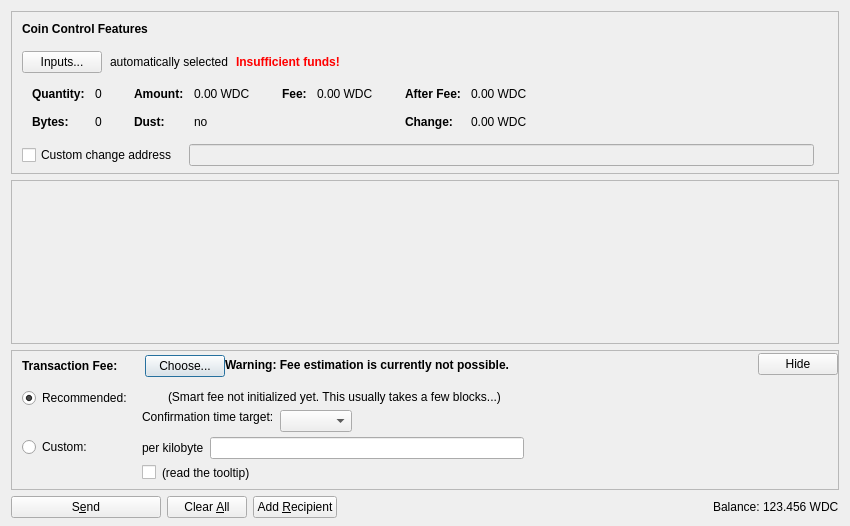
<?xml version="1.0" encoding="UTF-8"?>
<ui version="4.0">
 <class>SendCoinsDialog</class>
 <widget class="QDialog" name="SendCoinsDialog">
  <property name="geometry">
   <rect>
    <x>0</x>
    <y>0</y>
    <width>850</width>
    <height>526</height>
   </rect>
  </property>
  <property name="windowTitle">
   <string>Send Coins</string>
  </property>
  <layout class="QVBoxLayout" name="verticalLayout" stretch="0,1,0,0">
   <property name="bottomMargin">
    <number>8</number>
   </property>
   <item>
    <widget class="QFrame" name="frameCoinControl">
     <property name="sizePolicy">
      <sizepolicy hsizetype="Expanding" vsizetype="Expanding">
       <horstretch>0</horstretch>
       <verstretch>0</verstretch>
      </sizepolicy>
     </property>
     <property name="maximumSize">
      <size>
       <width>16777215</width>
       <height>16777215</height>
      </size>
     </property>
     <property name="frameShape">
      <enum>QFrame::StyledPanel</enum>
     </property>
     <property name="frameShadow">
      <enum>QFrame::Sunken</enum>
     </property>
     <layout class="QVBoxLayout" name="verticalLayoutCoinControl2">
      <property name="spacing">
       <number>0</number>
      </property>
      <property name="leftMargin">
       <number>0</number>
      </property>
      <property name="topMargin">
       <number>0</number>
      </property>
      <property name="rightMargin">
       <number>0</number>
      </property>
      <property name="bottomMargin">
       <number>6</number>
      </property>
      <item>
       <layout class="QVBoxLayout" name="verticalLayoutCoinControl" stretch="0,0,0,0,1">
        <property name="spacing">
         <number>0</number>
        </property>
        <property name="leftMargin">
         <number>10</number>
        </property>
        <property name="topMargin">
         <number>10</number>
        </property>
        <item>
         <layout class="QHBoxLayout" name="horizontalLayoutCoinControl1">
          <property name="bottomMargin">
           <number>15</number>
          </property>
          <item>
           <widget class="QLabel" name="labelCoinControlFeatures">
            <property name="sizePolicy">
             <sizepolicy hsizetype="Preferred" vsizetype="Maximum">
              <horstretch>0</horstretch>
              <verstretch>0</verstretch>
             </sizepolicy>
            </property>
            <property name="font">
             <font>
              <weight>75</weight>
              <bold>true</bold>
             </font>
            </property>
            <property name="styleSheet">
             <string notr="true">font-weight:bold;</string>
            </property>
            <property name="text">
             <string>Coin Control Features</string>
            </property>
           </widget>
          </item>
         </layout>
        </item>
        <item>
         <layout class="QHBoxLayout" name="horizontalLayoutCoinControl2" stretch="0,0,0,0">
          <property name="spacing">
           <number>8</number>
          </property>
          <property name="bottomMargin">
           <number>10</number>
          </property>
          <item>
           <widget class="QPushButton" name="pushButtonCoinControl">
            <property name="styleSheet">
             <string notr="true"/>
            </property>
            <property name="text">
             <string>Inputs...</string>
            </property>
            <property name="autoDefault">
             <bool>false</bool>
            </property>
           </widget>
          </item>
          <item>
           <widget class="QLabel" name="labelCoinControlAutomaticallySelected">
            <property name="text">
             <string>automatically selected</string>
            </property>
            <property name="margin">
             <number>5</number>
            </property>
           </widget>
          </item>
          <item>
           <widget class="QLabel" name="labelCoinControlInsuffFunds">
            <property name="font">
             <font>
              <weight>75</weight>
              <bold>true</bold>
             </font>
            </property>
            <property name="styleSheet">
             <string notr="true">color:red;font-weight:bold;</string>
            </property>
            <property name="text">
             <string>Insufficient funds!</string>
            </property>
            <property name="margin">
             <number>5</number>
            </property>
           </widget>
          </item>
          <item>
           <spacer name="horizontalSpacerCoinControl">
            <property name="orientation">
             <enum>Qt::Horizontal</enum>
            </property>
            <property name="sizeHint" stdset="0">
             <size>
              <width>40</width>
              <height>1</height>
             </size>
            </property>
           </spacer>
          </item>
         </layout>
        </item>
        <item>
         <widget class="QWidget" name="widgetCoinControl" native="true">
          <property name="sizePolicy">
           <sizepolicy hsizetype="Preferred" vsizetype="Preferred">
            <horstretch>0</horstretch>
            <verstretch>0</verstretch>
           </sizepolicy>
          </property>
          <property name="minimumSize">
           <size>
            <width>0</width>
            <height>0</height>
           </size>
          </property>
          <property name="styleSheet">
           <string notr="true"/>
          </property>
          <layout class="QHBoxLayout" name="horizontalLayoutCoinControl5">
           <property name="leftMargin">
            <number>0</number>
           </property>
           <property name="topMargin">
            <number>0</number>
           </property>
           <property name="rightMargin">
            <number>0</number>
           </property>
           <property name="bottomMargin">
            <number>0</number>
           </property>
           <item>
            <layout class="QHBoxLayout" name="horizontalLayoutCoinControl3" stretch="0,0,0,1">
             <property name="spacing">
              <number>20</number>
             </property>
             <property name="topMargin">
              <number>0</number>
             </property>
             <property name="bottomMargin">
              <number>10</number>
             </property>
             <item>
              <layout class="QFormLayout" name="formLayoutCoinControl1">
               <property name="horizontalSpacing">
                <number>10</number>
               </property>
               <property name="verticalSpacing">
                <number>14</number>
               </property>
               <property name="leftMargin">
                <number>10</number>
               </property>
               <property name="topMargin">
                <number>4</number>
               </property>
               <property name="rightMargin">
                <number>6</number>
               </property>
               <item row="0" column="0">
                <widget class="QLabel" name="labelCoinControlQuantityText">
                 <property name="font">
                  <font>
                   <weight>75</weight>
                   <bold>true</bold>
                  </font>
                 </property>
                 <property name="text">
                  <string>Quantity:</string>
                 </property>
                 <property name="margin">
                  <number>0</number>
                 </property>
                </widget>
               </item>
               <item row="0" column="1">
                <widget class="QLabel" name="labelCoinControlQuantity">
                 <property name="cursor">
                  <cursorShape>IBeamCursor</cursorShape>
                 </property>
                 <property name="contextMenuPolicy">
                  <enum>Qt::ActionsContextMenu</enum>
                 </property>
                 <property name="text">
                  <string notr="true">0</string>
                 </property>
                 <property name="margin">
                  <number>0</number>
                 </property>
                 <property name="textInteractionFlags">
                  <set>Qt::LinksAccessibleByMouse|Qt::TextSelectableByKeyboard|Qt::TextSelectableByMouse</set>
                 </property>
                </widget>
               </item>
               <item row="1" column="0">
                <widget class="QLabel" name="labelCoinControlBytesText">
                 <property name="font">
                  <font>
                   <weight>75</weight>
                   <bold>true</bold>
                  </font>
                 </property>
                 <property name="text">
                  <string>Bytes:</string>
                 </property>
                </widget>
               </item>
               <item row="1" column="1">
                <widget class="QLabel" name="labelCoinControlBytes">
                 <property name="cursor">
                  <cursorShape>IBeamCursor</cursorShape>
                 </property>
                 <property name="contextMenuPolicy">
                  <enum>Qt::ActionsContextMenu</enum>
                 </property>
                 <property name="text">
                  <string notr="true">0</string>
                 </property>
                 <property name="textInteractionFlags">
                  <set>Qt::LinksAccessibleByMouse|Qt::TextSelectableByKeyboard|Qt::TextSelectableByMouse</set>
                 </property>
                </widget>
               </item>
              </layout>
             </item>
             <item>
              <layout class="QFormLayout" name="formLayoutCoinControl2">
               <property name="horizontalSpacing">
                <number>10</number>
               </property>
               <property name="verticalSpacing">
                <number>14</number>
               </property>
               <property name="leftMargin">
                <number>6</number>
               </property>
               <property name="topMargin">
                <number>4</number>
               </property>
               <property name="rightMargin">
                <number>6</number>
               </property>
               <item row="0" column="0">
                <widget class="QLabel" name="labelCoinControlAmountText">
                 <property name="font">
                  <font>
                   <weight>75</weight>
                   <bold>true</bold>
                  </font>
                 </property>
                 <property name="text">
                  <string>Amount:</string>
                 </property>
                 <property name="margin">
                  <number>0</number>
                 </property>
                </widget>
               </item>
               <item row="0" column="1">
                <widget class="QLabel" name="labelCoinControlAmount">
                 <property name="cursor">
                  <cursorShape>IBeamCursor</cursorShape>
                 </property>
                 <property name="contextMenuPolicy">
                  <enum>Qt::ActionsContextMenu</enum>
                 </property>
                 <property name="text">
                  <string notr="true">0.00 WDC</string>
                 </property>
                 <property name="textInteractionFlags">
                  <set>Qt::LinksAccessibleByMouse|Qt::TextSelectableByKeyboard|Qt::TextSelectableByMouse</set>
                 </property>
                </widget>
               </item>
               <item row="1" column="0">
                <widget class="QLabel" name="labelCoinControlLowOutputText">
                 <property name="font">
                  <font>
                   <weight>75</weight>
                   <bold>true</bold>
                  </font>
                 </property>
                 <property name="text">
                  <string>Dust:</string>
                 </property>
                </widget>
               </item>
               <item row="1" column="1">
                <widget class="QLabel" name="labelCoinControlLowOutput">
                 <property name="cursor">
                  <cursorShape>IBeamCursor</cursorShape>
                 </property>
                 <property name="contextMenuPolicy">
                  <enum>Qt::ActionsContextMenu</enum>
                 </property>
                 <property name="text">
                  <string notr="true">no</string>
                 </property>
                 <property name="textInteractionFlags">
                  <set>Qt::LinksAccessibleByMouse|Qt::TextSelectableByKeyboard|Qt::TextSelectableByMouse</set>
                 </property>
                </widget>
               </item>
              </layout>
             </item>
             <item>
              <layout class="QFormLayout" name="formLayoutCoinControl3">
               <property name="horizontalSpacing">
                <number>10</number>
               </property>
               <property name="verticalSpacing">
                <number>14</number>
               </property>
               <property name="leftMargin">
                <number>6</number>
               </property>
               <property name="topMargin">
                <number>4</number>
               </property>
               <property name="rightMargin">
                <number>6</number>
               </property>
               <item row="0" column="0">
                <widget class="QLabel" name="labelCoinControlFeeText">
                 <property name="font">
                  <font>
                   <weight>75</weight>
                   <bold>true</bold>
                  </font>
                 </property>
                 <property name="text">
                  <string>Fee:</string>
                 </property>
                 <property name="margin">
                  <number>0</number>
                 </property>
                </widget>
               </item>
               <item row="0" column="1">
                <widget class="QLabel" name="labelCoinControlFee">
                 <property name="cursor">
                  <cursorShape>IBeamCursor</cursorShape>
                 </property>
                 <property name="contextMenuPolicy">
                  <enum>Qt::ActionsContextMenu</enum>
                 </property>
                 <property name="text">
                  <string notr="true">0.00 WDC</string>
                 </property>
                 <property name="textInteractionFlags">
                  <set>Qt::LinksAccessibleByMouse|Qt::TextSelectableByKeyboard|Qt::TextSelectableByMouse</set>
                 </property>
                </widget>
               </item>
              </layout>
             </item>
             <item>
              <layout class="QFormLayout" name="formLayoutCoinControl4">
               <property name="horizontalSpacing">
                <number>10</number>
               </property>
               <property name="verticalSpacing">
                <number>14</number>
               </property>
               <property name="leftMargin">
                <number>6</number>
               </property>
               <property name="topMargin">
                <number>4</number>
               </property>
               <property name="rightMargin">
                <number>6</number>
               </property>
               <item row="0" column="0">
                <widget class="QLabel" name="labelCoinControlAfterFeeText">
                 <property name="font">
                  <font>
                   <weight>75</weight>
                   <bold>true</bold>
                  </font>
                 </property>
                 <property name="text">
                  <string>After Fee:</string>
                 </property>
                 <property name="margin">
                  <number>0</number>
                 </property>
                </widget>
               </item>
               <item row="0" column="1">
                <widget class="QLabel" name="labelCoinControlAfterFee">
                 <property name="cursor">
                  <cursorShape>IBeamCursor</cursorShape>
                 </property>
                 <property name="contextMenuPolicy">
                  <enum>Qt::ActionsContextMenu</enum>
                 </property>
                 <property name="text">
                  <string notr="true">0.00 WDC</string>
                 </property>
                 <property name="textInteractionFlags">
                  <set>Qt::LinksAccessibleByMouse|Qt::TextSelectableByKeyboard|Qt::TextSelectableByMouse</set>
                 </property>
                </widget>
               </item>
               <item row="1" column="0">
                <widget class="QLabel" name="labelCoinControlChangeText">
                 <property name="font">
                  <font>
                   <weight>75</weight>
                   <bold>true</bold>
                  </font>
                 </property>
                 <property name="text">
                  <string>Change:</string>
                 </property>
                </widget>
               </item>
               <item row="1" column="1">
                <widget class="QLabel" name="labelCoinControlChange">
                 <property name="cursor">
                  <cursorShape>IBeamCursor</cursorShape>
                 </property>
                 <property name="contextMenuPolicy">
                  <enum>Qt::ActionsContextMenu</enum>
                 </property>
                 <property name="text">
                  <string notr="true">0.00 WDC</string>
                 </property>
                 <property name="textInteractionFlags">
                  <set>Qt::LinksAccessibleByMouse|Qt::TextSelectableByKeyboard|Qt::TextSelectableByMouse</set>
                 </property>
                </widget>
               </item>
              </layout>
             </item>
            </layout>
           </item>
          </layout>
         </widget>
        </item>
        <item>
         <layout class="QHBoxLayout" name="horizontalLayoutCoinControl4" stretch="0,0,0">
          <property name="spacing">
           <number>12</number>
          </property>
          <property name="sizeConstraint">
           <enum>QLayout::SetDefaultConstraint</enum>
          </property>
          <property name="topMargin">
           <number>5</number>
          </property>
          <property name="rightMargin">
           <number>5</number>
          </property>
          <item>
           <widget class="QCheckBox" name="checkBoxCoinControlChange">
            <property name="toolTip">
             <string>If this is activated, but the change address is empty or invalid, change will be sent to a newly generated address.</string>
            </property>
            <property name="text">
             <string>Custom change address</string>
            </property>
           </widget>
          </item>
          <item>
           <widget class="QValidatedLineEdit" name="lineEditCoinControlChange">
            <property name="enabled">
             <bool>false</bool>
            </property>
            <property name="sizePolicy">
             <sizepolicy hsizetype="Expanding" vsizetype="Fixed">
              <horstretch>0</horstretch>
              <verstretch>0</verstretch>
             </sizepolicy>
            </property>
           </widget>
          </item>
          <item>
           <widget class="QLabel" name="labelCoinControlChangeLabel">
            <property name="sizePolicy">
             <sizepolicy hsizetype="Preferred" vsizetype="Expanding">
              <horstretch>0</horstretch>
              <verstretch>0</verstretch>
             </sizepolicy>
            </property>
            <property name="minimumSize">
             <size>
              <width>0</width>
              <height>0</height>
             </size>
            </property>
            <property name="text">
             <string/>
            </property>
            <property name="margin">
             <number>3</number>
            </property>
           </widget>
          </item>
         </layout>
        </item>
        <item>
         <spacer name="verticalSpacerCoinControl">
          <property name="orientation">
           <enum>Qt::Vertical</enum>
          </property>
          <property name="sizeHint" stdset="0">
           <size>
            <width>800</width>
            <height>1</height>
           </size>
          </property>
         </spacer>
        </item>
       </layout>
      </item>
     </layout>
    </widget>
   </item>
   <item>
    <widget class="QScrollArea" name="scrollArea">
     <property name="widgetResizable">
      <bool>true</bool>
     </property>
     <widget class="QWidget" name="scrollAreaWidgetContents">
      <property name="geometry">
       <rect>
        <x>0</x>
        <y>0</y>
        <width>830</width>
        <height>104</height>
       </rect>
      </property>
      <layout class="QVBoxLayout" name="verticalLayout_2" stretch="0,1">
       <property name="leftMargin">
        <number>0</number>
       </property>
       <property name="topMargin">
        <number>0</number>
       </property>
       <property name="rightMargin">
        <number>0</number>
       </property>
       <property name="bottomMargin">
        <number>0</number>
       </property>
       <item>
        <layout class="QVBoxLayout" name="entries">
         <property name="spacing">
          <number>6</number>
         </property>
        </layout>
       </item>
       <item>
        <spacer name="verticalSpacer">
         <property name="orientation">
          <enum>Qt::Vertical</enum>
         </property>
         <property name="sizeHint" stdset="0">
          <size>
           <width>20</width>
           <height>40</height>
          </size>
         </property>
        </spacer>
       </item>
      </layout>
     </widget>
    </widget>
   </item>
   <item>
    <widget class="QFrame" name="frameFee">
     <property name="sizePolicy">
      <sizepolicy hsizetype="Expanding" vsizetype="Expanding">
       <horstretch>0</horstretch>
       <verstretch>0</verstretch>
      </sizepolicy>
     </property>
     <property name="maximumSize">
      <size>
       <width>16777215</width>
       <height>16777215</height>
      </size>
     </property>
     <property name="frameShape">
      <enum>QFrame::StyledPanel</enum>
     </property>
     <property name="frameShadow">
      <enum>QFrame::Sunken</enum>
     </property>
     <layout class="QVBoxLayout" name="verticalLayoutFee1">
      <property name="spacing">
       <number>0</number>
      </property>
      <property name="leftMargin">
       <number>0</number>
      </property>
      <property name="topMargin">
       <number>0</number>
      </property>
      <property name="rightMargin">
       <number>0</number>
      </property>
      <property name="bottomMargin">
       <number>0</number>
      </property>
      <item>
       <layout class="QVBoxLayout" name="verticalLayoutFee2" stretch="0,0,0">
        <property name="spacing">
         <number>0</number>
        </property>
        <property name="leftMargin">
         <number>10</number>
        </property>
        <property name="topMargin">
         <number>0</number>
        </property>
        <item>
         <layout class="QHBoxLayout" name="horizontalLayoutFee1">
          <property name="bottomMargin">
           <number>0</number>
          </property>
          <item>
           <layout class="QVBoxLayout" name="verticalLayoutFee7">
            <property name="spacing">
             <number>0</number>
            </property>
            <item>
             <spacer name="verticalSpacerSmartFee">
              <property name="orientation">
               <enum>Qt::Vertical</enum>
              </property>
              <property name="sizeType">
               <enum>QSizePolicy::Fixed</enum>
              </property>
              <property name="sizeHint" stdset="0">
               <size>
                <width>1</width>
                <height>4</height>
               </size>
              </property>
             </spacer>
            </item>
            <item>
             <layout class="QHBoxLayout" name="horizontalLayoutSmartFee">
              <property name="spacing">
               <number>10</number>
              </property>
              <item>
               <widget class="QLabel" name="labelFeeHeadline">
                <property name="sizePolicy">
                 <sizepolicy hsizetype="Preferred" vsizetype="Maximum">
                  <horstretch>0</horstretch>
                  <verstretch>0</verstretch>
                 </sizepolicy>
                </property>
                <property name="font">
                 <font>
                  <weight>75</weight>
                  <bold>true</bold>
                 </font>
                </property>
                <property name="styleSheet">
                 <string notr="true">font-weight:bold;</string>
                </property>
                <property name="text">
                 <string>Transaction Fee:</string>
                </property>
               </widget>
              </item>
              <item>
               <widget class="QLabel" name="labelFeeMinimized">
                <property name="text">
                 <string/>
                </property>
               </widget>
              </item>
              <item>
               <widget class="QPushButton" name="buttonChooseFee">
                <property name="text">
                 <string>Choose...</string>
                </property>
               </widget>
              </item>
             </layout>
            </item>
            <item>
             <spacer name="verticalSpacer_5">
              <property name="orientation">
               <enum>Qt::Vertical</enum>
              </property>
              <property name="sizeHint" stdset="0">
               <size>
                <width>1</width>
                <height>1</height>
               </size>
              </property>
             </spacer>
            </item>
           </layout>
          </item>
          <item>
           <widget class="QLabel" name="fallbackFeeWarningLabel">
            <property name="toolTip">
             <string>Using the fallbackfee can result in sending a transaction that will take several hours or days (or never) to confirm. Consider choosing your fee manually or wait until you have validated the complete chain.</string>
            </property>
            <property name="font">
            <font>
                <weight>75</weight>
                <bold>true</bold>
            </font>
            </property>
            <property name="text">
             <string>Warning: Fee estimation is currently not possible.</string>
            </property>
            <property name="wordWrap">
             <bool>false</bool>
            </property>
           </widget>
          </item>
          <item>
           <spacer name="horizontalSpacer_4">
            <property name="orientation">
             <enum>Qt::Horizontal</enum>
            </property>
            <property name="sizeType">
             <enum>QSizePolicy::MinimumExpanding</enum>
            </property>
            <property name="sizeHint" stdset="0">
             <size>
              <width>40</width>
              <height>20</height>
             </size>
            </property>
           </spacer>
          </item>
          <item>
           <widget class="QPushButton" name="buttonMinimizeFee">
            <property name="toolTip">
             <string>collapse fee-settings</string>
            </property>
            <property name="text">
             <string>Hide</string>
            </property>
           </widget>
          </item>
         </layout>
        </item>
        <item>
         <widget class="QFrame" name="frameFeeSelection">
          <layout class="QVBoxLayout" name="verticalLayoutFee12">
           <property name="spacing">
            <number>0</number>
           </property>
           <property name="leftMargin">
            <number>0</number>
           </property>
           <property name="topMargin">
            <number>0</number>
           </property>
           <property name="rightMargin">
            <number>0</number>
           </property>
           <property name="bottomMargin">
            <number>0</number>
           </property>
           <item>
            <layout class="QGridLayout" name="gridLayoutFee">
             <property name="topMargin">
              <number>10</number>
             </property>
             <property name="bottomMargin">
              <number>4</number>
             </property>
             <property name="horizontalSpacing">
              <number>10</number>
             </property>
             <property name="verticalSpacing">
              <number>4</number>
             </property>
             <item row="1" column="1">
              <layout class="QVBoxLayout" name="verticalLayoutFee8">
               <property name="spacing">
                <number>6</number>
               </property>
               <item>
                <layout class="QHBoxLayout" name="horizontalLayoutFee13">
                 <item>
                  <widget class="QLabel" name="labelCustomPerKilobyte">
                   <property name="toolTip">
                    <string>Specify a custom fee per kB (1,000 bytes) of the transaction's virtual size.

Note:  Since the fee is calculated on a per-byte basis, a fee of "100 satoshis per kB" for a transaction size of 500 bytes (half of 1 kB) would ultimately yield a fee of only 50 satoshis.</string>
                   </property>
                   <property name="text">
                    <string>per kilobyte</string>
                   </property>
                  </widget>
                 </item>
                 <item>
                  <widget class="WorldcoinAmountField" name="customFee"/>
                 </item>
                 <item>
                  <spacer name="horizontalSpacer_6">
                   <property name="orientation">
                    <enum>Qt::Horizontal</enum>
                   </property>
                   <property name="sizeHint" stdset="0">
                    <size>
                     <width>1</width>
                     <height>1</height>
                    </size>
                   </property>
                  </spacer>
                 </item>
                </layout>
               </item>
               <item>
                <layout class="QHBoxLayout" name="horizontalLayoutFee8">
                 <item>
                  <widget class="QCheckBox" name="checkBoxMinimumFee">
                   <property name="toolTip">
                    <string>Paying only the minimum fee is just fine as long as there is less transaction volume than space in the blocks. But be aware that this can end up in a never confirming transaction once there is more demand for worldcoin transactions than the network can process.</string>
                   </property>
                   <property name="text">
                    <string/>
                   </property>
                  </widget>
                 </item>
                 <item>
                  <widget class="QLabel" name="labelMinFeeWarning">
                   <property name="enabled">
                    <bool>true</bool>
                   </property>
                   <property name="toolTip">
                    <string>Paying only the minimum fee is just fine as long as there is less transaction volume than space in the blocks. But be aware that this can end up in a never confirming transaction once there is more demand for worldcoin transactions than the network can process.</string>
                   </property>
                   <property name="text">
                    <string>(read the tooltip)</string>
                   </property>
                   <property name="margin">
                    <number>5</number>
                   </property>
                  </widget>
                 </item>
                 <item>
                  <spacer name="horizontalSpacer_2">
                   <property name="orientation">
                    <enum>Qt::Horizontal</enum>
                   </property>
                   <property name="sizeHint" stdset="0">
                    <size>
                     <width>1</width>
                     <height>1</height>
                    </size>
                   </property>
                  </spacer>
                 </item>
                </layout>
               </item>
              </layout>
             </item>
             <item row="0" column="0">
              <layout class="QVBoxLayout" name="verticalLayoutFee4" stretch="0,1">
               <item>
                <widget class="QRadioButton" name="radioSmartFee">
                 <property name="text">
                  <string>Recommended:</string>
                 </property>
                 <property name="checked">
                  <bool>true</bool>
                 </property>
                 <attribute name="buttonGroup">
                  <string notr="true">groupFee</string>
                 </attribute>
                </widget>
               </item>
               <item>
                <spacer name="verticalSpacer_2">
                 <property name="orientation">
                  <enum>Qt::Vertical</enum>
                 </property>
                 <property name="sizeHint" stdset="0">
                  <size>
                   <width>1</width>
                   <height>1</height>
                  </size>
                 </property>
                </spacer>
               </item>
              </layout>
             </item>
             <item row="1" column="0">
              <layout class="QVBoxLayout" name="verticalLayoutFee9" stretch="0,1">
               <item>
                <widget class="QRadioButton" name="radioCustomFee">
                 <property name="text">
                  <string>Custom:</string>
                 </property>
                 <attribute name="buttonGroup">
                  <string notr="true">groupFee</string>
                 </attribute>
                </widget>
               </item>
               <item>
                <spacer name="verticalSpacer_6">
                 <property name="orientation">
                  <enum>Qt::Vertical</enum>
                 </property>
                 <property name="sizeHint" stdset="0">
                  <size>
                   <width>1</width>
                   <height>1</height>
                  </size>
                 </property>
                </spacer>
               </item>
              </layout>
             </item>
             <item row="0" column="1">
              <layout class="QVBoxLayout" name="verticalLayoutFee3" stretch="0,0,1">
               <property name="spacing">
                <number>6</number>
               </property>
               <property name="topMargin">
                <number>2</number>
               </property>
               <item>
                <layout class="QHBoxLayout" name="horizontalLayoutFee12">
                 <item>
                  <widget class="QLabel" name="labelSmartFee">
                   <property name="text">
                    <string/>
                   </property>
                   <property name="margin">
                    <number>2</number>
                   </property>
                  </widget>
                 </item>
                 <item>
                  <widget class="QLabel" name="labelFeeEstimation">
                   <property name="text">
                    <string/>
                   </property>
                  </widget>
                 </item>
                 <item>
                  <widget class="QLabel" name="labelSmartFee2">
                   <property name="text">
                    <string>(Smart fee not initialized yet. This usually takes a few blocks...)</string>
                   </property>
                   <property name="margin">
                    <number>2</number>
                   </property>
                  </widget>
                 </item>
                 <item>
                  <spacer name="horizontalSpacer_5">
                   <property name="orientation">
                    <enum>Qt::Horizontal</enum>
                   </property>
                   <property name="sizeHint" stdset="0">
                    <size>
                     <width>1</width>
                     <height>1</height>
                    </size>
                   </property>
                  </spacer>
                 </item>
                </layout>
               </item>
               <item>
                <layout class="QHBoxLayout" name="horizontalLayoutFee9">
                 <item>
                  <layout class="QVBoxLayout" name="verticalLayoutFee6">
                   <item>
                    <widget class="QLabel" name="labelSmartFee3">
                     <property name="text">
                      <string>Confirmation time target:</string>
                     </property>
                     <property name="margin">
                      <number>2</number>
                     </property>
                    </widget>
                   </item>
                   <item>
                    <spacer name="verticalSpacer_3">
                     <property name="orientation">
                      <enum>Qt::Vertical</enum>
                     </property>
                     <property name="sizeHint" stdset="0">
                      <size>
                       <width>1</width>
                       <height>1</height>
                      </size>
                     </property>
                    </spacer>
                   </item>
                  </layout>
                 </item>
                 <item>
                  <layout class="QVBoxLayout" name="verticalLayoutFee5">
                   <property name="rightMargin">
                    <number>30</number>
                   </property>
                   <item>
                    <layout class="QHBoxLayout" name="horizontalLayoutConfTarget">
                     <property name="bottomMargin">
                      <number>0</number>
                     </property>
                     <item>
                      <widget class="QComboBox" name="confTargetSelector"/>
                     </item>
                     <item>
                      <spacer name="horizontalSpacerConfTarget">
                       <property name="orientation">
                        <enum>Qt::Horizontal</enum>
                       </property>
                       <property name="sizeHint" stdset="0">
                        <size>
                         <width>40</width>
                         <height>20</height>
                        </size>
                       </property>
                      </spacer>
                     </item>
                    </layout>
                   </item>
                  </layout>
                 </item>
                </layout>
               </item>
               <item>
                <spacer name="verticalSpacer_4">
                 <property name="orientation">
                  <enum>Qt::Vertical</enum>
                 </property>
                 <property name="sizeHint" stdset="0">
                  <size>
                   <width>1</width>
                   <height>1</height>
                  </size>
                 </property>
                </spacer>
               </item>
              </layout>
             </item>
            </layout>
           </item>
          </layout>
         </widget>
        </item>
        <item>
         <spacer name="verticalSpacerFee">
          <property name="orientation">
           <enum>Qt::Vertical</enum>
          </property>
          <property name="sizeHint" stdset="0">
           <size>
            <width>40</width>
            <height>5</height>
           </size>
          </property>
         </spacer>
        </item>
       </layout>
      </item>
     </layout>
    </widget>
   </item>
   <item>
    <layout class="QHBoxLayout" name="horizontalLayout">
     <item>
      <widget class="QPushButton" name="sendButton">
       <property name="minimumSize">
        <size>
         <width>150</width>
         <height>0</height>
        </size>
       </property>
       <property name="toolTip">
        <string>Confirm the send action</string>
       </property>
       <property name="text">
        <string>S&amp;end</string>
       </property>
       <property name="icon">
        <iconset resource="../worldcoin.qrc">
         <normaloff>:/icons/send</normaloff>:/icons/send</iconset>
       </property>
       <property name="autoDefault">
        <bool>false</bool>
       </property>
       <property name="default">
        <bool>false</bool>
       </property>
      </widget>
     </item>
     <item>
      <widget class="QPushButton" name="clearButton">
       <property name="sizePolicy">
        <sizepolicy hsizetype="Minimum" vsizetype="Fixed">
         <horstretch>0</horstretch>
         <verstretch>0</verstretch>
        </sizepolicy>
       </property>
       <property name="toolTip">
        <string>Clear all fields of the form.</string>
       </property>
       <property name="text">
        <string>Clear &amp;All</string>
       </property>
       <property name="icon">
        <iconset resource="../worldcoin.qrc">
         <normaloff>:/icons/remove</normaloff>:/icons/remove</iconset>
       </property>
       <property name="autoDefault">
        <bool>false</bool>
       </property>
      </widget>
     </item>
     <item>
      <widget class="QPushButton" name="addButton">
       <property name="toolTip">
        <string>Send to multiple recipients at once</string>
       </property>
       <property name="text">
        <string>Add &amp;Recipient</string>
       </property>
       <property name="icon">
        <iconset resource="../worldcoin.qrc">
         <normaloff>:/icons/add</normaloff>:/icons/add</iconset>
       </property>
       <property name="autoDefault">
        <bool>false</bool>
       </property>
      </widget>
     </item>
     <item>
      <spacer name="horizontalSpacer">
       <property name="orientation">
        <enum>Qt::Horizontal</enum>
       </property>
       <property name="sizeHint" stdset="0">
        <size>
         <width>40</width>
         <height>20</height>
        </size>
       </property>
      </spacer>
     </item>
     <item>
      <layout class="QHBoxLayout" name="horizontalLayout_2">
       <property name="spacing">
        <number>3</number>
       </property>
       <item>
        <widget class="QLabel" name="label">
         <property name="sizePolicy">
          <sizepolicy hsizetype="Preferred" vsizetype="Fixed">
           <horstretch>0</horstretch>
           <verstretch>0</verstretch>
          </sizepolicy>
         </property>
         <property name="text">
          <string>Balance:</string>
         </property>
        </widget>
       </item>
       <item>
        <widget class="QLabel" name="labelBalance">
         <property name="sizePolicy">
          <sizepolicy hsizetype="Preferred" vsizetype="Fixed">
           <horstretch>0</horstretch>
           <verstretch>0</verstretch>
          </sizepolicy>
         </property>
         <property name="cursor">
          <cursorShape>IBeamCursor</cursorShape>
         </property>
         <property name="text">
          <string notr="true">123.456 WDC</string>
         </property>
         <property name="textInteractionFlags">
          <set>Qt::LinksAccessibleByMouse|Qt::TextSelectableByKeyboard|Qt::TextSelectableByMouse</set>
         </property>
        </widget>
       </item>
      </layout>
     </item>
    </layout>
   </item>
  </layout>
 </widget>
 <customwidgets>
  <customwidget>
   <class>QValidatedLineEdit</class>
   <extends>QLineEdit</extends>
   <header>qt/qvalidatedlineedit.h</header>
  </customwidget>
  <customwidget>
   <class>WorldcoinAmountField</class>
   <extends>QLineEdit</extends>
   <header>qt/worldcoinamountfield.h</header>
   <container>1</container>
  </customwidget>
 </customwidgets>
 <resources>
  <include location="../worldcoin.qrc"/>
 </resources>
 <connections/>
 <buttongroups>
  <buttongroup name="groupFee"/>
 </buttongroups>
</ui>
